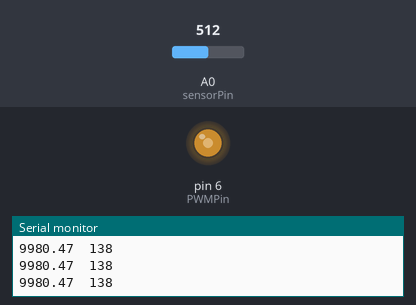
Recording of a sketch running on a simulated Arduino Uno, built with avr-gcc and run on an emulated ATmega328P. Shown: output pins drawn as LEDs (lit = HIGH), the last lines printed to the serial monitor. Inputs (shaded band) come from the test bench; at power-on: A0 (sensorPin) = 512.

Above: at 1.2 s.
1.3 s: A0 (sensorPin) set to 0
At 2.4 s:
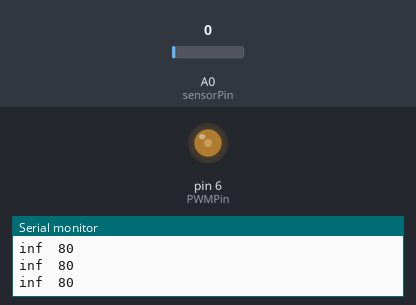
2.8 s: A0 (sensorPin) set to 122
At 3.8 s:
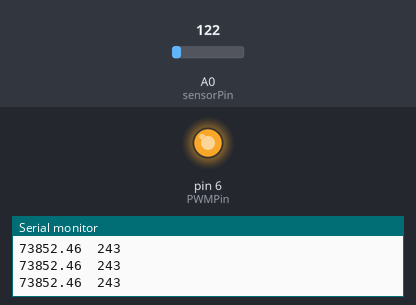
Timing chart, 0 to 5.8 s (numbered marks = the images above; inputs shaded):
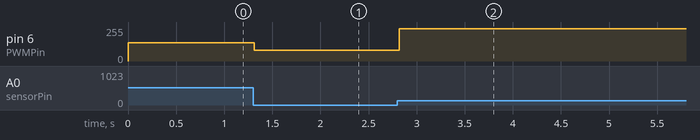

The sketch:

FlexSensorTESTCODE.ino
```cpp
//Arduino Uno board being used:
#define sensorPin  A0 // flex sensor is connected to A0 pin
#define PWMPin  6 // LED is attached to this
float VCC = 5; // arduino is powered with 5V VCC pins
float R2 = 10000; // two 10K resistors are used
// property of the flex sensor (what I refer to as the Flex later on) is that as it is bent, resistance should increase (bent in one direction only). Flat flex sensor = least resistance)
float minResistance = 16700; // value of the Flex when its flat
float maxResistance = 18200; // value of the Flex when its bent (max degrees = 90)


void setup() {
  Serial.begin(9600); // initialise the serial monitor and plotter baud rates
  pinMode(sensorPin, INPUT); // sensor pin accepts input

}


void loop() {
  int ADCRaw = analogRead(sensorPin);
  float ADCVoltage = (ADCRaw * VCC) / 1023; // get the voltage value
  float Resistance = R2 * (VCC / ADCVoltage - 1); // calculate resistance as you bend/keep it flat
  uint8_t ReadValue = map(Resistance, minResistance, maxResistance, 0, 255); // map the values 16700 to 0  18200 to 255
  analogWrite(PWMPin, ReadValue); // Generate PWM Signal

  // information for debugging
  Serial.print(Resistance);
  Serial.print("  ");
  Serial.println(ReadValue);
  delay(100);

}
```

Measured:
- after the input at 1.3 s, pin 6 (PWMPin): 138/255 → 80/255 at once
- after the input at 2.8 s, pin 6 (PWMPin): 80/255 → 243/255 at once
